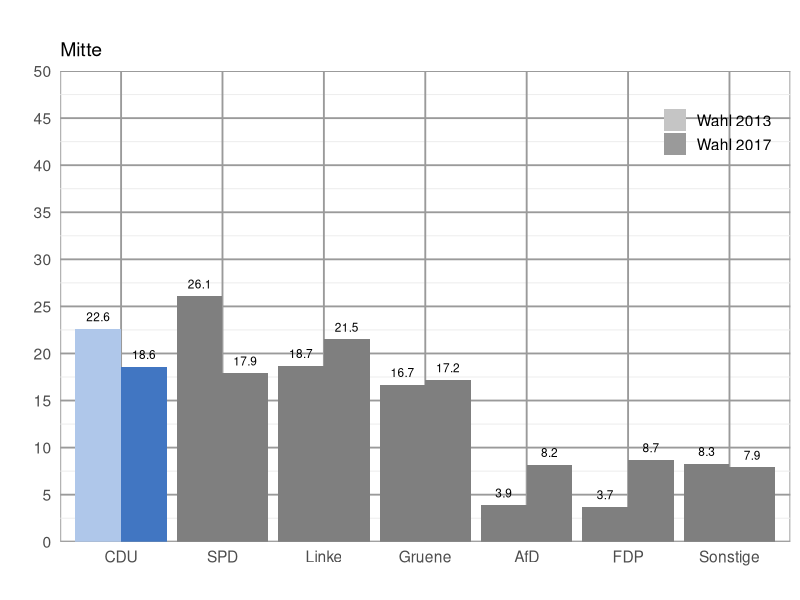

This figure's R source:
# libraries
require(dplyr)
require(ggplot2)
# current directory with required data
setwd("/Users/Jonas/Desktop/DataScience_BTW")

## import file
# dec="," so that comma seperated values are converted to decimal values
read.csv(file = "Zweitstimme_2017_2013.csv", sep = ";", dec=",") -> zweitstimme

## select "Wahlkreis == Mitte", save as new table "mitte"
# %>% ist eine chain, um Befehle von dplyr zu verbinden
zweitstimme %>% filter(Wahlkreis == "Mitte") -> mitte

# open up a blank image that we want to save our chart in
png(filename = "75.png",
	width = 6,
	height = 4,
	units = "in",
	res = 200,
	# background is supposed to be transparent
	bg = "transparent")

## make combined dark and light color palette
# order: Afd, CDU, FDP, Gruene, Linke, Sonstige, SPD, Legende/Jahr
cols_dark <- c("#4176c2", "#000000", "#ffcc00", "#78bc1b", "#bd3075", "#707173", "#d71f1d", "#898989")
cols_light <- c("#afc7ea", "#7e7e7e", "#ffeda3", "#d4efaf", "#e293ba", "#cccccc", "#eb807f", "#B7B7B7")
colors <- c(rbind(cols_dark, cols_light))

## add a column that has a smaller number for the larger year and a larger number for the smaller year
# 10000-2017 = 7983 and 10000-2013 = 7987
# second row of table is now: CDU 2017     18.6  7983
# third row of table is now : CDU 2013     22.6  7987
table <- mutate(mitte, order = 10000 - Jahr)

## reorder levels so they are in the order in which they are in the table
# factors are variables in R which take on a limited number of different values
# factors are stored as a vector of int values with a corresponding set of values to use when the factor is displayed
# to change the order in which the levels will be displayed the levels= argugment can be given a vector of the variable in desired order
table$Partei <- factor(table$Partei, levels = unique(table$Partei))

## the trick is to fill by a factor that combines the party name and the order (10000 - year)
# aes sets the genereal aesthetics of the bar
# fill= sets how the bars are colored; scale_file_manual specifies
ggplot(table, aes(x=Partei, group=Jahr, y=Ergebnis, fill=factor(paste0(Partei,order)))) + 
  geom_col(position="dodge") +
  scale_fill_manual(values = colors,
                    breaks = paste0(table$Partei[1], 10000-c(2017, 2013)),
                    labels = c("Wahl 2013", "Wahl 2017"),
                    name = "") +
  # "Wahlkreis" as title of bar chart
  ggtitle("", table$Wahlkreis) +
  # get rid of "Partei" as label for x axis
  xlab("") +
  # get rid of "Ergebnis" as label for y axis
  ylab("") +
  # breaks specificed by a numeric vector of positions in order to have 5 steps intervalls
  scale_y_continuous(limits = c(0, 50), expand = c(0, 0), breaks = c(0, 5, 10, 15, 20, 25, 30, 35, 40, 45, 50)) +
  # geom_text puts the election values on top of each bar
  # hjust = left or right relationg bar, vjust = height over bar
  # size = 3 is size of font
  geom_text(aes(label = table$Ergebnis, angle=0,hjust=0.5), size=3, position=position_dodge(width=0.9), vjust=-0.85) +
  # override the fill aes to get gray colors in the legend
  guides(fill = guide_legend(override.aes = list(fill = c("#C5C5C5", "#9A9A9A")))) +
  # standard theme: theme_minimal; 14 defines font size
  theme_minimal(14) +
  #sets the position of the legend by a numeric vector c(x,y) with x and y as coordinates  
  theme(legend.position = c(0.9, 0.9), rect = element_rect(fill = "transparent"),  
  		# frame of diagramm
  		panel.background = element_rect(colour = "#9A9A9A"),
  		panel.grid.minor = element_line(NULL),
  		# grid of diagram
   		panel.grid.major = element_line(colour = "#9A9A9A"),
   		panel.ontop = FALSE)
 
# save our image
dev.off()

